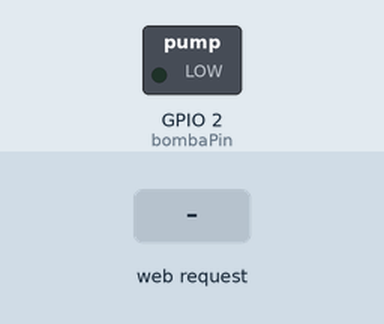
A sketch run on a simulated ESP32. On the bench: switched loads named in the sketch (green lamp = pin HIGH). The test bench sets the inputs (shaded band). WiFi joins after 1.5 s; servers stay silent unless stated; what the sketch prints to the serial monitor is not drawn.

Above: at 3.2 s.
3.3 s: HTTP request GET /activar_riego received
At 4.4 s:
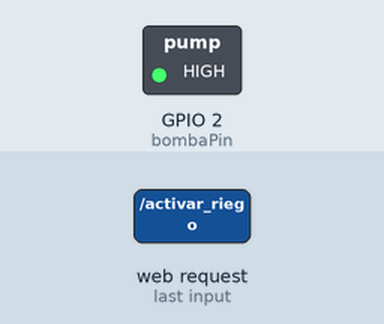
4.8 s: HTTP request GET /desactivar_riego received
At 5.5 s:
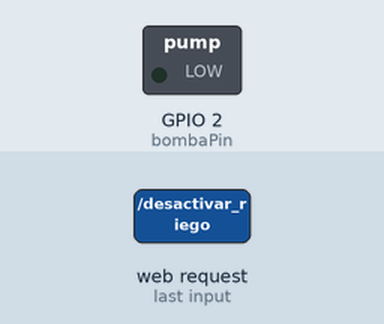
Timing chart, 0 to 7.8 s (numbered marks = the images above; inputs shaded):
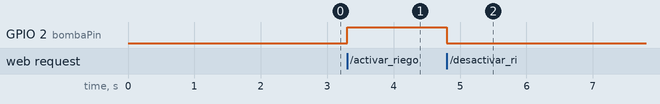

The sketch:

sistema_riego.ino
```cpp
#include <WiFi.h>

const char* ssid = "Nombre_de_tu_Red_WiFi";
const char* password = "Contraseña_de_tu_Red_WiFi";

const int bombaPin = D1; // Pin donde está conectada la bomba de agua

WiFiServer server(80);

void setup() {
  Serial.begin(115200);
  pinMode(bombaPin, OUTPUT);
  digitalWrite(bombaPin, LOW);
  connectToWiFi();
  server.begin();
}

void loop() {
  WiFiClient client = server.available();
  if (client) {
    String request = client.readStringUntil('\r');
    client.flush();

    if (request.indexOf("/activar_riego") != -1) {
      digitalWrite(bombaPin, HIGH);
    }
    if (request.indexOf("/desactivar_riego") != -1) {
      digitalWrite(bombaPin, LOW);
    }

    client.println("HTTP/1.1 200 OK");
    client.println("Content-Type: text/html");
    client.println("");
    client.stop();
  }
}

void connectToWiFi() {
  Serial.println("Connecting to WiFi");
  WiFi.begin(ssid, password);
  while (WiFi.status() != WL_CONNECTED) {
    delay(1000);
    Serial.println("Connecting...");
  }
  Serial.println("Connected to WiFi");
}
```

Measured:
- after the input at 3.3 s, GPIO 2 (bombaPin): LOW → HIGH at once
- after the input at 4.8 s, GPIO 2 (bombaPin): HIGH → LOW at once
